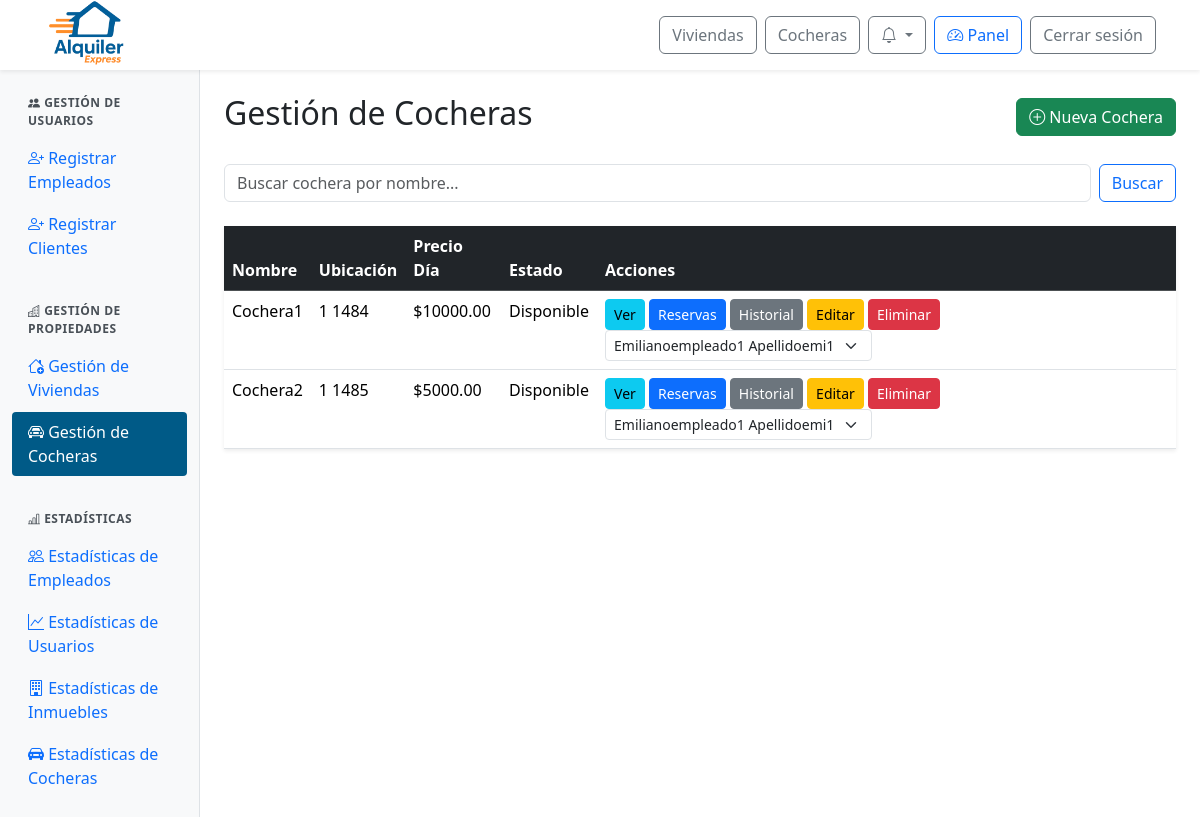
/panel/cocheras/ (signed in), run on an earlier commit of the app's database.
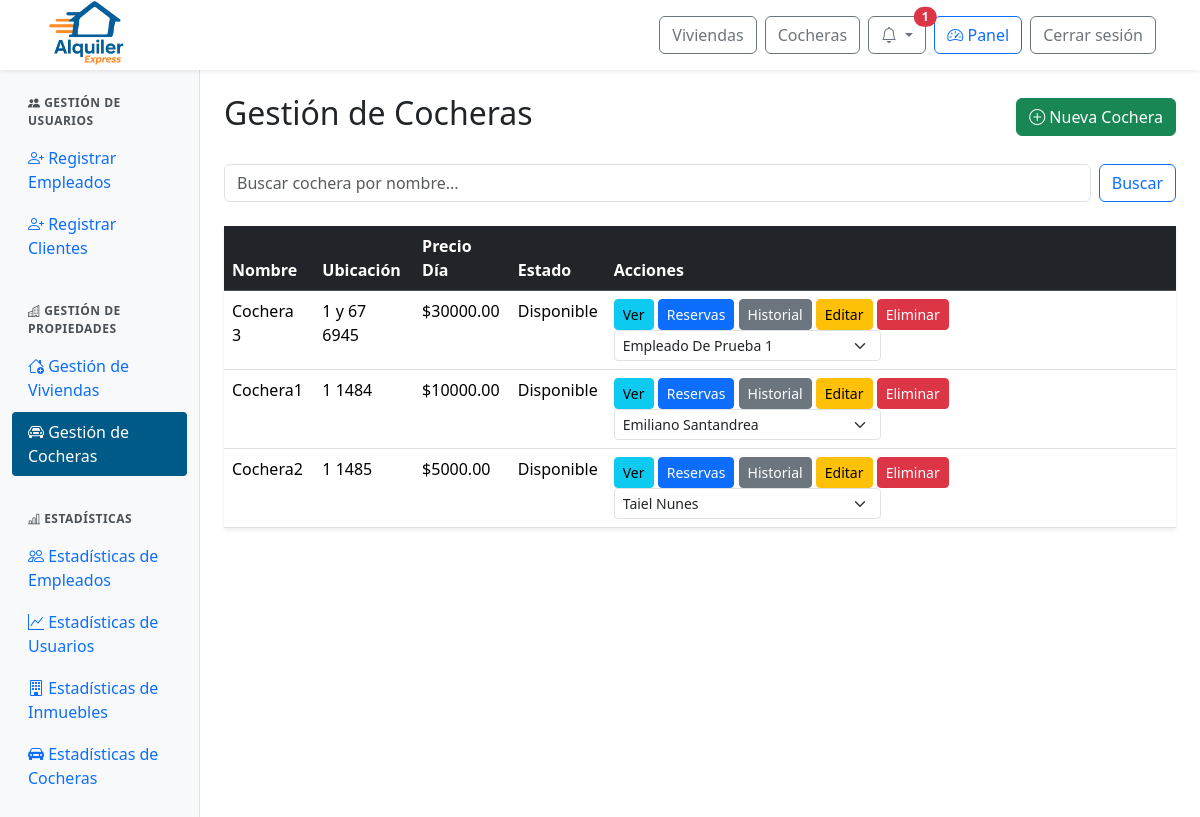
And on a later commit of the database.
### web/models.py (models this page shows, shortened)
class Cochera(models.Model):
    id_cochera = models.AutoField(primary_key=True)
    nombre = models.CharField(max_length=100, unique=True)
    alto = models.FloatField()
    ancho = models.FloatField()
    largo = models.FloatField()
    cantidad_vehiculos = models.IntegerField()
    con_techo = models.BooleanField()
    descripcion = models.TextField()
    ubicacion = models.TextField()
    provincia = models.ForeignKey(Provincia, on_delete=models.SET_NULL, null=True)
    ciudad = models.ForeignKey(Ciudad, on_delete=models.SET_NULL, null=True)
    precio_por_dia = models.DecimalField(max_digits=10, decimal_places=2)
    politica_cancelacion = models.TextField()
    fecha_publicacion = models.DateField()
    estado = models.ForeignKey(Estado, on_delete=models.SET_NULL, null=True)
    empleado = models.ForeignKey(Perfil, null=True, blank=True, on_delete=models.SET_NULL)
    minimo_dias_alquiler = models.PositiveIntegerField(default=1, verbose_name="Mínimo de días de alquiler")

class Estado(models.Model):
    id_estado = models.AutoField(primary_key=True)
    nombre = models.CharField(max_length=100)

class Perfil(models.Model):
    id_perfil = models.AutoField(primary_key=True)
    usuario = models.OneToOneField(User, on_delete=models.CASCADE)
    dni = models.CharField(max_length=20)
    fecha_nacimiento = models.DateField(null=True, blank=True)

### web/views.py (the view)
# urls.py: path('panel/cocheras/', views.admin_cocheras, name='admin_cocheras'),
@login_required
@user_passes_test(is_admin_or_empleado)
def admin_cocheras(request):
    query = request.GET.get('q', '').strip()
    cocheras = Cochera.objects.exclude(estado__nombre='Eliminado').order_by('nombre')
    if query:
        cocheras = cocheras.filter(
            Q(nombre__icontains=query) | Q(descripcion__icontains=query))
    empleados = Perfil.objects.filter(usuario__groups__name="empleado")
    admins = Perfil.objects.filter(usuario__is_staff=True).distinct()
    return render(request, 'admin/admin_cocheras.html', {
        'cocheras': cocheras,
        'query': query,
        'empleados': empleados,
        'admins': admins
    })

### web/context_processors.py (called while the page is built)
def notifications(request):
    if request.user.is_authenticated:
        try:
            return {
                'notificaciones': request.user.perfil.notificacion_set.order_by('-fecha_creacion')[:10],
                'notificaciones_no_leidas': request.user.perfil.notificacion_set.filter(leido=False).count()
            }
        except Exception:
            return {}
    return {}

def is_client_context(request):
    return {'is_client': is_client(request.user)}

### web/views.py (called while the page is built)
def is_admin_or_empleado(user):
    return user.is_authenticated and (user.is_staff or user.groups.filter(name="empleado").exists())

def is_client(user):
    return user.is_authenticated and user.groups.filter(name="cliente").exists()

### web/templates/admin/admin_cocheras.html (shortened to what this page needs)
{% extends 'admin/admin_base.html' %}
{% block admin_content %}
<div class="d-flex justify-content-between align-items-center mb-4">
    <h2>Gestión de Cocheras</h2>
    {% if user.is_staff %}
    <a href="{% url 'admin_cocheras_alta' %}" class="btn btn-success">
        <i class="bi bi-plus-circle"></i> Nueva Cochera
    </a>
    {% endif %}
</div>
<form class="d-flex mb-4" role="search" method="GET" action="{% url 'admin_cocheras' %}">
    <input class="form-control me-2" type="search" placeholder="Buscar cochera por nombre..." aria-label="Search" name="q" value="{{ query }}">
    <button class="btn btn-outline-primary" type="submit">Buscar</button>
</form>
<div class="shadow-sm">
  <div class="card-body">
    <table class="table table-hover">
      <thead class="table-dark">
        <tr>
          <th scope="col">Nombre</th>
          <th scope="col">Ubicación</th>
          <th scope="col">Precio Día</th>
          <th scope="col">Estado</th>
          <th scope="col">Acciones</th>
        </tr>
      </thead>
      <tbody>
        {% for cochera in cocheras %}
        <tr>
          <td>{{ cochera.nombre }}</td>
          <td>{{ cochera.ubicacion }}</td>
          <td>${{ cochera.precio_por_dia|floatformat:2 }}</td>
          <td>{{ cochera.estado.nombre }}</td>
          <td>
            <a href="{% url 'detalle_cochera' cochera.id_cochera %}" class="btn btn-sm btn-info" title="Ver Detalles">Ver</a>
            <a href="{% url 'admin_cocheras_reservas' cochera.id_cochera %}" class="btn btn-sm btn-primary" title="Ver Estado/Reservas">Reservas</a>
            <a href="{% url 'admin_cocheras_historial' cochera.id_cochera %}" class="btn btn-sm btn-secondary" title="Ver Historial">Historial</a>
            {% if user.is_staff %}
              <a href="{% url 'admin_cocheras_editar' cochera.id_cochera %}" class="btn btn-sm btn-warning" title="Editar">Editar</a>
              <a href="#" class="btn btn-sm btn-danger eliminar-cochera" data-id="{{ cochera.id_cochera }}" title="Eliminar">Eliminar</a>
              <form method="post" action="{% url 'cambiar_empleado_cochera' cochera.id_cochera %}" style="display:inline;">
                <select name="empleado" class="form-select form-select-sm d-inline w-auto align-middle" onchange="this.form.submit()">
                  {% for empleado in empleados %}
                    <option value="{{ empleado.usuario.id }}" {% if cochera.empleado and cochera.empleado.usuario.id == empleado.usuario.id %}selected{% endif %}>
                      {{ empleado.usuario.get_full_name }}
                    </option>
                  {% endfor %}
                  {% for admin in admins %}
                    <option value="{{ admin.usuario.id }}" style="color: #F26A1B;" {% if cochera.empleado and cochera.empleado.usuario.id == admin.usuario.id %}selected{% endif %}>
                      {{ admin.usuario.get_full_name }}
                    </option>
                  {% endfor %}
                </select>
              </form>
            {% endif %}
          </td>
        </tr>
        {% empty %}
        <tr>
          <td colspan="6">No se encontraron cocheras.</td>
        </tr>
        {% endfor %}
      </tbody>
    </table>
  </div>
</div>
{% endblock %}

What changed in the data, as far as the page shows it:
added Cochera: nombre "Cochera 3", ubicacion "1 y 67 6945", precio_por_dia "30000.00", estado.nombre "Disponible", empleado "Empleado De Prueba 1"
changed Cochera "Cochera1": empleado "Emilianoempleado1 Apellidoemi1" → "Emiliano Santandrea"
changed Cochera "Cochera2": empleado "Emilianoempleado1 Apellidoemi1" → "Taiel Nunes"
Also different on the page:
{{ notificaciones_no_leidas }}: (not shown) → "1"
